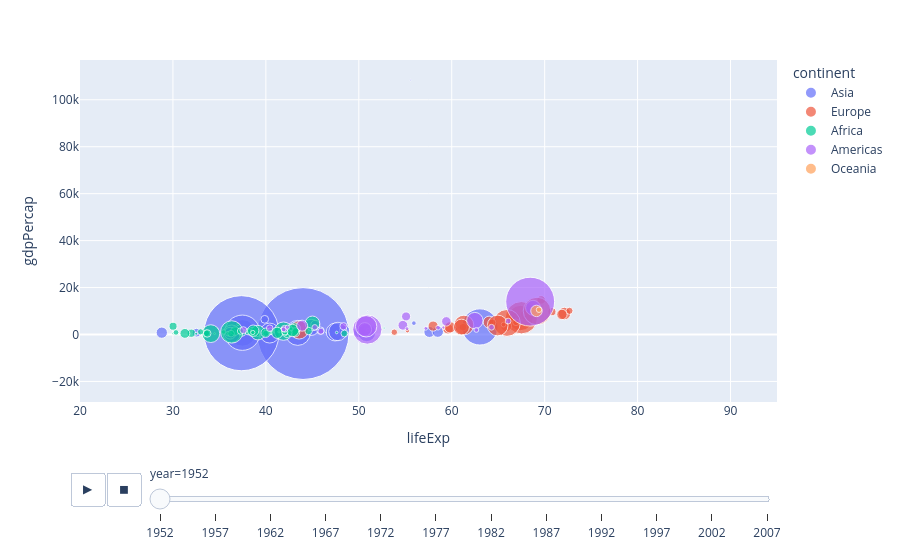

Notebook source saved alongside this figure:
### Code cell
#plot animation of the above curve ont he basic of year
px.scatter(gap,x='lifeExp',y='gdpPercap',
           color='continent',size = 'pop',size_max=100,
           hover_name = 'country',
           range_x = [20,95],
           animation_frame='year',animation_group='country')

### Figure 1 — Plotly figure (JSON) as saved in the notebook; plotly's stock layout.template omitted (floating-point values rounded to 4 significant figures)
{"data": [{"hovertemplate": "<b>%{hovertext}</b><br><br>continent=Asia<br>year=1952<br>lifeExp=%{x}<br>gdpPercap=%{y}<br>pop=%{marker.size}<extra></extra>", "hovertext": ["Afghanistan", "Bahrain", "Bangladesh", "Cambodia", "China", "Hong Kong, China", "India", "Indonesia", "Iran", "Iraq", "Israel", "Japan", "Jordan", "Korea, Dem. Rep.", "Korea, Rep.", "Kuwait", "Lebanon", "Malaysia", "Mongolia", "Myanmar", "Nepal", "Oman", "Pakistan", "Philippines", "Saudi Arabia", "Singapore", "Sri Lanka", "Syria", "Taiwan", "Thailand", "Vietnam", "West Bank and Gaza", "Yemen, Rep."], "ids": ["Afghanistan", "Bahrain", "Bangladesh", "Cambodia", "China", "Hong Kong, China", "India", "Indonesia", "Iran", "Iraq", "Israel", "Japan", "Jordan", "Korea, Dem. Rep.", "Korea, Rep.", "Kuwait", "Lebanon", "Malaysia", "Mongolia", "Myanmar", "Nepal", "Oman", "Pakistan", "Philippines", "Saudi Arabia", "Singapore", "Sri Lanka", "Syria", "Taiwan", "Thailand", "Vietnam", "West Bank and Gaza", "Yemen, Rep."], "legendgroup": "Asia", "marker": {"color": "#636efa", "size": [8425333, 120447, 46886859, 4693836, 556263527, 2125900, 372000000, 82052000, 17272000, 5441766, 1620914, 86459025, 607914, 8865488, 20947571, 160000, 1439529, 6748378, 800663, 20092996, 9182536, 507833, 41346560, 22438691, 4005677, 1127000, 7982342, 3661549, 8550362, 21289402, 26246839, 1030585, 4963829], "sizemode": "area", "sizeref": 131900.0, "symbol": "circle"}, "mode": "markers", "name": "Asia", "orientation": "v", "showlegend": true, "type": "scatter", "x": [28.8, 50.94, 37.48, 39.42, 44.0, 60.96, 37.37, 37.47, 44.87, 45.32, 65.39, 63.03, 43.16, 50.06, 47.45, 55.56, 55.93, 48.46, 42.24, 36.32, 36.16, 37.58, 43.44, 47.75, 39.88, 60.4, 57.59, 45.88, 58.5, 50.85, 40.41, 43.16, 32.55], "xaxis": "x", "y": [779.4, 9867.0, 684.2, 368.5, 400.4, 3054.0, 546.6, 749.7, 3035.0, 4130.0, 4087.0, 3217.0, 1547.0, 1088.0, 1031.0, 108400.0, 4835.0, 1831.0, 786.6, 331.0, 545.9, 1828.0, 684.6, 1273.0, 6460.0, 2315.0, 1084.0, 1643.0, 1207.0, 757.8, 605.1, 1516.0, 781.7], "yaxis": "y"}, {"hovertemplate": "<b>%{hovertext}</b><br><br>continent=Europe<br>year=1952<br>lifeExp=%{x}<br>gdpPercap=%{y}<br>pop=%{marker.size}<extra></extra>", "hovertext": ["Albania", "Austria", "Belgium", "Bosnia and Herzegovina", "Bulgaria", "Croatia", "Czech Republic", "Denmark", "Finland", "France", "Germany", "Greece", "Hungary", "Iceland", "Ireland", "Italy", "Montenegro", "Netherlands", "Norway", "Poland", "Portugal", "Romania", "Serbia", "Slovak Republic", "Slovenia", "Spain", "Sweden", "Switzerland", "Turkey", "United Kingdom"], "ids": ["Albania", "Austria", "Belgium", "Bosnia and Herzegovina", "Bulgaria", "Croatia", "Czech Republic", "Denmark", "Finland", "France", "Germany", "Greece", "Hungary", "Iceland", "Ireland", "Italy", "Montenegro", "Netherlands", "Norway", "Poland", "Portugal", "Romania", "Serbia", "Slovak Republic", "Slovenia", "Spain", "Sweden", "Switzerland", "Turkey", "United Kingdom"], "legendgroup": "Europe", "marker": {"color": "#EF553B", "size": [1282697, 6927772, 8730405, 2791000, 7274900, 3882229, 9125183, 4334000, 4090500, 42459667, 69145952, 7733250, 9504000, 147962, 2952156, 47666000, 413834, 10381988, 3327728, 25730551, 8526050, 16630000, 6860147, 3558137, 1489518, 28549870, 7124673, 4815000, 22235677, 50430000], "sizemode": "area", "sizeref": 131900.0, "symbol": "circle"}, "mode": "markers", "name": "Europe", "orientation": "v", "showlegend": true, "type": "scatter", "x": [55.23, 66.8, 68.0, 53.82, 59.6, 61.21, 66.87, 70.78, 66.55, 67.41, 67.5, 65.86, 64.03, 72.49, 66.91, 65.94, 59.16, 72.13, 72.67, 61.31, 59.82, 61.05, 58.0, 64.36, 65.57, 64.94, 71.86, 69.62, 43.59, 69.18], "xaxis": "x", "y": [1601.0, 6137.0, 8343.0, 973.5, 2444.0, 3119.0, 6876.0, 9692.0, 6425.0, 7030.0, 7144.0, 3531.0, 5264.0, 7268.0, 5210.0, 4931.0, 2648.0, 8942.0, 10100.0, 4029.0, 3068.0, 3145.0, 3581.0, 5075.0, 4215.0, 3834.0, 8528.0, 14730.0, 1969.0, 9980.0], "yaxis": "y"}, {"hovertemplate": "<b>%{hovertext}</b><br><br>continent=Africa<br>year=1952<br>lifeExp=%{x}<br>gdpPercap=%{y}<br>pop=%{marker.size}<extra></extra>", "hovertext": ["Algeria", "Angola", "Benin", "Botswana", "Burkina Faso", "Burundi", "Cameroon", "Central African Republic", "Chad", "Comoros", "Congo, Dem. Rep.", "Congo, Rep.", "Cote d'Ivoire", "Djibouti", "Egypt", "Equatorial Guinea", "Eritrea", "Ethiopia", "Gabon", "Gambia", "Ghana", "Guinea", "Guinea-Bissau", "Kenya", "Lesotho", "Liberia", "Libya", "Madagascar", "Malawi", "Mali", "Mauritania", "Mauritius", "Morocco", "Mozambique", "Namibia", "Niger", "Nigeria", "Reunion", "Rwanda", "Sao Tome and Principe", "Senegal", "Sierra Leone", "Somalia", "South Africa", "Sudan", "Swaziland", "Tanzania", "Togo", "Tunisia", "Uganda", "Zambia", "Zimbabwe"], "ids": ["Algeria", "Angola", "Benin", "Botswana", "Burkina Faso", "Burundi", "Cameroon", "Central African Republic", "Chad", "Comoros", "Congo, Dem. Rep.", "Congo, Rep.", "Cote d'Ivoire", "Djibouti", "Egypt", "Equatorial Guinea", "Eritrea", "Ethiopia", "Gabon", "Gambia", "Ghana", "Guinea", "Guinea-Bissau", "Kenya", "Lesotho", "Liberia", "Libya", "Madagascar", "Malawi", "Mali", "Mauritania", "Mauritius", "Morocco", "Mozambique", "Namibia", "Niger", "Nigeria", "Reunion", "Rwanda", "Sao Tome and Principe", "Senegal", "Sierra Leone", "Somalia", "South Africa", "Sudan", "Swaziland", "Tanzania", "Togo", "Tunisia", "Uganda", "Zambia", "Zimbabwe"], "legendgroup": "Africa", "marker": {"color": "#00cc96", "size": [9279525, 4232095, 1738315, 442308, 4469979, 2445618, 5009067, 1291695, 2682462, 153936, 14100005, 854885, 2977019, 63149, 22223309, 216964, 1438760, 20860941, 420702, 284320, 5581001, 2664249, 580653, 6464046, 748747, 863308, 1019729, 4762912, 2917802, 3838168, 1022556, 516556, 9939217, 6446316, 485831, 3379468, 33119096, 257700, 2534927, 60011, 2755589, 2143249, 2526994, 14264935, 8504667, 290243, 8322925, 1219113, 3647735, 5824797, 2672000, 3080907], "sizemode": "area", "sizeref": 131900.0, "symbol": "circle"}, "mode": "markers", "name": "Africa", "orientation": "v", "showlegend": true, "type": "scatter", "x": [43.08, 30.02, 38.22, 47.62, 31.98, 39.03, 38.52, 35.46, 38.09, 40.72, 39.14, 42.11, 40.48, 34.81, 41.89, 34.48, 35.93, 34.08, 37.0, 30.0, 43.15, 33.61, 32.5, 42.27, 42.14, 38.48, 42.72, 36.68, 36.26, 33.69, 40.54, 50.99, 42.87, 31.29, 41.73, 37.44, 36.32, 52.72, 40.0, 46.47, 37.28, 30.33, 32.98, 45.01, 38.63, 41.41, 41.22, 38.6, 44.6, 39.98, 42.04, 48.45], "xaxis": "x", "y": [2449.0, 3521.0, 1063.0, 851.2, 543.3, 339.3, 1173.0, 1071.0, 1179.0, 1103.0, 780.5, 2126.0, 1389.0, 2670.0, 1419.0, 375.6, 328.9, 362.1, 4293.0, 485.2, 911.3, 510.2, 299.9, 853.5, 298.8, 575.6, 2388.0, 1443.0, 369.2, 452.3, 743.1, 1968.0, 1688.0, 468.5, 2424.0, 761.9, 1077.0, 2719.0, 493.3, 879.6, 1450.0, 879.8, 1136.0, 4725.0, 1616.0, 1148.0, 716.7, 859.8, 1468.0, 734.8, 1147.0, 406.9], "yaxis": "y"}, {"hovertemplate": "<b>%{hovertext}</b><br><br>continent=Americas<br>year=1952<br>lifeExp=%{x}<br>gdpPercap=%{y}<br>pop=%{marker.size}<extra></extra>", "hovertext": ["Argentina", "Bolivia", "Brazil", "Canada", "Chile", "Colombia", "Costa Rica", "Cuba", "Dominican Republic", "Ecuador", "El Salvador", "Guatemala", "Haiti", "Honduras", "Jamaica", "Mexico", "Nicaragua", "Panama", "Paraguay", "Peru", "Puerto Rico", "Trinidad and Tobago", "United States", "Uruguay", "Venezuela"], "ids": ["Argentina", "Bolivia", "Brazil", "Canada", "Chile", "Colombia", "Costa Rica", "Cuba", "Dominican Republic", "Ecuador", "El Salvador", "Guatemala", "Haiti", "Honduras", "Jamaica", "Mexico", "Nicaragua", "Panama", "Paraguay", "Peru", "Puerto Rico", "Trinidad and Tobago", "United States", "Uruguay", "Venezuela"], "legendgroup": "Americas", "marker": {"color": "#ab63fa", "size": [17876956, 2883315, 56602560, 14785584, 6377619, 12350771, 926317, 6007797, 2491346, 3548753, 2042865, 3146381, 3201488, 1517453, 1426095, 30144317, 1165790, 940080, 1555876, 8025700, 2227000, 662850, 157553000, 2252965, 5439568], "sizemode": "area", "sizeref": 131900.0, "symbol": "circle"}, "mode": "markers", "name": "Americas", "orientation": "v", "showlegend": true, "type": "scatter", "x": [62.48, 40.41, 50.92, 68.75, 54.74, 50.64, 57.21, 59.42, 45.93, 48.36, 45.26, 42.02, 37.58, 41.91, 58.53, 50.79, 42.31, 55.19, 62.65, 43.9, 64.28, 59.1, 68.44, 66.07, 55.09], "xaxis": "x", "y": [5911.0, 2677.0, 2109.0, 11370.0, 3940.0, 2144.0, 2627.0, 5587.0, 1398.0, 3522.0, 3048.0, 2428.0, 1840.0, 2195.0, 2899.0, 3478.0, 3112.0, 2480.0, 1952.0, 3759.0, 3082.0, 3023.0, 13990.0, 5717.0, 7690.0], "yaxis": "y"}, {"hovertemplate": "<b>%{hovertext}</b><br><br>continent=Oceania<br>year=1952<br>lifeExp=%{x}<br>gdpPercap=%{y}<br>pop=%{marker.size}<extra></extra>", "hovertext": ["Australia", "New Zealand"], "ids": ["Australia", "New Zealand"], "legendgroup": "Oceania", "marker": {"color": "#FFA15A", "size": [8691212, 1994794], "sizemode": "area", "sizeref": 131900.0, "symbol": "circle"}, "mode": "markers", "name": "Oceania", "orientation": "v", "showlegend": true, "type": "scatter", "x": [69.12, 69.39], "xaxis": "x", "y": [10040.0, 10560.0], "yaxis": "y"}], "layout": {"legend": {"itemsizing": "constant", "title": {"text": "continent"}, "tracegroupgap": 0}, "margin": {"t": 60}, "sliders": [{"active": 0, "currentvalue": {"prefix": "year="}, "len": 0.9, "pad": {"b": 10, "t": 60}, "steps": [{"args": [["1952"], {"frame": {"duration": 0, "redraw": false}, "fromcurrent": true, "mode": "immediate", "transition": {"duration": 0, "easing": "linear"}}], "label": "1952", "method": "animate"}, {"args": [["1957"], {"frame": {"duration": 0, "redraw": false}, "fromcurrent": true, "mode": "immediate", "transition": {"duration": 0, "easing": "linear"}}], "label": "1957", "method": "animate"}, {"args": [["1962"], {"frame": {"duration": 0, "redraw": false}, "fromcurrent": true, "mode": "immediate", "transition": {"duration": 0, "easing": "linear"}}], "label": "1962", "method": "animate"}, {"args": [["1967"], {"frame": {"duration": 0, "redraw": false}, "fromcurrent": true, "mode": "immediate", "transition": {"duration": 0, "easing": "linear"}}], "label": "1967", "method": "animate"}, {"args": [["1972"], {"frame": {"duration": 0, "redraw": false}, "fromcurrent": true, "mode": "immediate", "transition": {"duration": 0, "easing": "linear"}}], "label": "1972", "method": "animate"}, {"args": [["1977"], {"frame": {"duration": 0, "redraw": false}, "fromcurrent": true, "mode": "immediate", "transition": {"duration": 0, "easing": "linear"}}], "label": "1977", "method": "animate"}, {"args": [["1982"], {"frame": {"duration": 0, "redraw": false}, "fromcurrent": true, "mode": "immediate", "transition": {"duration": 0, "easing": "linear"}}], "label": "1982", "method": "animate"}, {"args": [["1987"], {"frame": {"duration": 0, "redraw": false}, "fromcurrent": true, "mode": "immediate", "transition": {"duration": 0, "easing": "linear"}}], "label": "1987", "method": "animate"}, {"args": [["1992"], {"frame": {"duration": 0, "redraw": false}, "fromcurrent": true, "mode": "immediate", "transition": {"duration": 0, "easing": "linear"}}], "label": "1992", "method": "animate"}, {"args": [["1997"], {"frame": {"duration": 0, "redraw": false}, "fromcurrent": true, "mode": "immediate", "transition": {"duration": 0, "easing": "linear"}}], "label": "1997", "method": "animate"}, {"args": [["2002"], {"frame": {"duration": 0, "redraw": false}, "fromcurrent": true, "mode": "immediate", "transition": {"duration": 0, "easing": "linear"}}], "label": "2002", "method": "animate"}, {"args": [["2007"], {"frame": {"duration": 0, "redraw": false}, "fromcurrent": true, "mode": "immediate", "transition": {"duration": 0, "easing": "linear"}}], "label": "2007", "method": "animate"}], "x": 0.1, "xanchor": "left", "y": 0, "yanchor": "top"}], "updatemenus": [{"buttons": [{"args": [null, {"frame": {"duration": 500, "redraw": false}, "fromcurrent": true, "mode": "immediate", "transition": {"duration": 500, "easing": "linear"}}], "label": "&#9654;", "method": "animate"}, {"args": [[null], {"frame": {"duration": 0, "redraw": false}, "fromcurrent": true, "mode": "immediate", "transition": {"duration": 0, "easing": "linear"}}], "label": "&#9724;", "method": "animate"}], "direction": "left", "pad": {"r": 10, "t": 70}, "showactive": false, "type": "buttons", "x": 0.1, "xanchor": "right", "y": 0, "yanchor": "top"}], "xaxis": {"anchor": "y", "domain": [0.0, 1.0], "range": [20, 95], "title": {"text": "lifeExp"}}, "yaxis": {"anchor": "x", "domain": [0.0, 1.0], "title": {"text": "gdpPercap"}}}}
